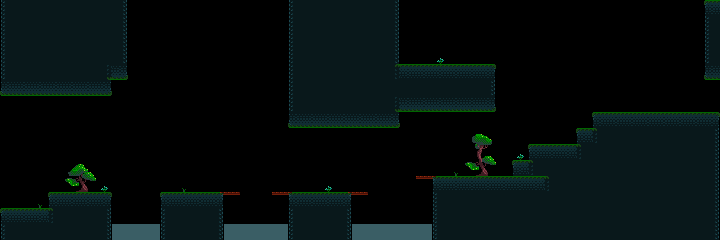

The image is a tile-based game level rendered from a .tmx file. Its description and complete source (layers, tilesets, objects, tile grids) follow:
An orthogonal 45x15 tile map with 16x16 px tiles, 1 tile layer (topTiles) and 21 objects (18x tile, 3x water).

<map version="1.0" tiledversion="1.1.4" orientation="orthogonal" renderorder="right-down" width="45" height="15" tilewidth="16" tileheight="16" infinite="0" nextobjectid="38">
 <properties>
  <property name="next" value="tobeach;-8;96;" />
  <property name="prev" value="pathway;778;192;" />
  <property name="song" value="cliffs" />
 </properties>
 <tileset firstgid="1" name="base" tilewidth="16" tileheight="16" spacing="1" tilecount="330" columns="22">
  <image source="../../../graphics/game/tiles.png" width="374" height="255" />
 </tileset>
 <layer name="topTiles" width="45" height="15">
  <data encoding="csv">
23,24,24,24,24,24,24,25,0,0,0,0,0,0,0,0,0,0,23,24,24,24,24,24,25,0,0,0,0,0,0,0,0,0,0,0,0,0,0,0,0,0,0,0,1,
23,24,24,24,24,24,24,25,0,0,0,0,0,0,0,0,0,0,23,24,24,24,24,24,25,0,0,0,0,0,0,0,0,0,0,0,0,0,0,0,0,0,0,0,23,
23,24,24,24,24,24,24,25,0,0,0,0,0,0,0,0,0,0,23,24,24,24,24,24,25,0,0,0,0,0,0,0,0,0,0,0,0,0,0,0,0,0,0,0,23,
23,24,24,24,24,24,24,25,0,0,0,0,0,0,0,0,0,0,23,24,24,24,24,24,25,0,0,62,0,0,0,0,0,0,0,0,0,0,0,0,0,0,0,0,23,
23,24,24,24,24,24,50,28,0,0,0,0,0,0,0,0,0,0,23,24,24,24,24,24,47,2,2,2,2,2,3,0,0,0,0,0,0,0,0,0,0,0,0,0,26,
26,27,27,27,27,27,28,0,0,0,0,0,0,0,0,0,0,0,23,24,24,24,24,24,24,24,24,24,24,24,25,0,0,0,0,0,0,0,0,0,0,0,0,0,0,
0,0,0,0,0,0,0,0,0,0,0,0,0,0,0,0,0,0,23,24,24,24,24,24,50,27,27,27,27,27,28,0,0,0,0,0,0,0,0,0,0,0,0,0,0,
0,0,0,0,0,0,0,0,0,0,0,0,0,0,0,0,0,0,26,27,27,27,27,27,28,0,0,0,0,0,0,0,0,0,0,0,0,1,2,2,2,2,2,2,3,
0,0,0,0,0,0,0,0,0,0,0,0,0,0,0,0,0,0,0,0,0,0,0,0,0,0,0,0,0,16,17,0,0,0,0,0,1,45,24,24,24,24,24,24,25,
0,0,0,0,0,0,0,0,0,0,0,0,0,0,0,0,0,0,0,0,0,0,0,0,0,0,0,0,0,38,39,0,62,1,2,2,45,24,24,24,24,24,24,24,25,
0,0,0,0,36,37,0,0,0,0,0,0,0,0,0,0,0,0,0,0,0,0,0,0,0,0,0,0,57,60,61,0,1,45,24,24,24,24,24,24,24,24,24,24,25,
0,0,0,0,58,59,62,0,0,0,0,57,0,0,0,0,0,0,0,0,62,0,0,0,0,0,5,6,2,2,2,2,2,2,45,24,24,24,24,24,24,24,24,24,25,
0,0,57,1,2,2,3,0,0,0,1,2,2,4,5,0,0,5,6,2,2,4,5,0,0,0,0,23,24,24,24,24,24,24,24,24,24,24,24,24,24,24,24,24,25,
1,2,2,45,24,24,25,0,0,0,23,24,24,25,0,0,0,0,23,24,24,25,0,0,0,0,0,23,24,24,24,24,24,24,24,24,24,24,24,24,24,24,24,24,25,
23,24,24,24,24,24,25,69,69,69,23,24,24,25,69,69,69,69,23,24,24,25,69,69,69,69,69,23,24,24,24,24,24,24,24,24,24,24,24,24,24,24,24,24,25
</data>
 </layer>
 <objectgroup name="topObjects" visible="0">
  <object id="3" name="tile" x="0" y="0" width="128" height="80">
   <properties>
    <property name="song" value="cliffs" />
   </properties>
  </object>
  <object id="4" name="tile" x="0" y="80" width="112" height="16" />
  <object id="5" name="tile" x="48" y="192" width="64" height="48" />
  <object id="6" name="tile" x="0" y="208" width="48" height="32" />
  <object id="7" name="tile" x="160" y="192" width="64" height="48" />
  <object id="8" name="tile" x="288" y="192" width="64" height="48" />
  <object id="9" name="tile" x="288" y="0" width="112" height="128" />
  <object id="10" name="tile" x="432" y="176" width="160" height="64" />
  <object id="11" name="tile" x="512" y="160" width="64" height="16" />
  <object id="12" name="tile" x="528" y="144" width="48" height="16" />
  <object id="13" name="tile" x="224" y="192" width="16" height="3" />
  <object id="14" name="tile" x="272" y="192" width="16" height="3" />
  <object id="15" name="tile" x="352" y="192" width="16" height="3" />
  <object id="16" name="tile" x="416" y="176" width="16" height="3" />
  <object id="17" name="tile" x="576" y="128" width="16" height="48" />
  <object id="21" name="tile" x="400" y="64" width="96" height="48" />
  <object id="23" name="tile" x="592" y="112" width="128" height="128" />
  <object id="24" name="tile" x="704" y="0" width="16" height="80" />
  <object id="31" name="water" x="112" y="208" width="48" height="16">
   <properties>
    <property name="fish" type="bool" value="false" />
    <property name="width" type="int" value="48" />
   </properties>
  </object>
  <object id="32" name="water" x="224" y="208" width="64" height="16">
   <properties>
    <property name="fish" type="bool" value="false" />
    <property name="width" type="int" value="64" />
   </properties>
  </object>
  <object id="33" name="water" x="352" y="208" width="80" height="16">
   <properties>
    <property name="fish" type="bool" value="false" />
    <property name="width" type="int" value="80" />
   </properties>
  </object>
 </objectgroup>
</map>
